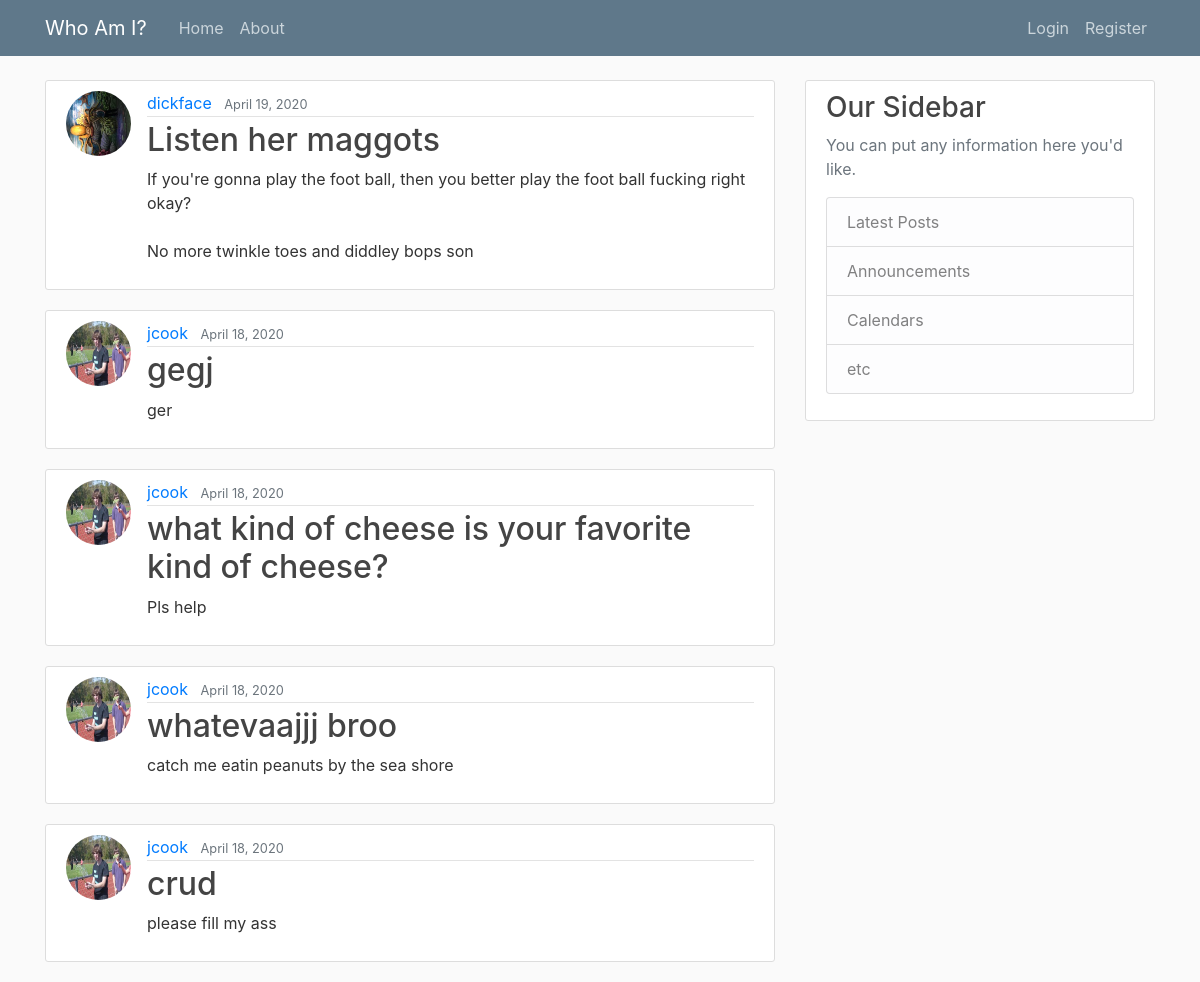
The page / on the database its author committed.
### blog/models.py (models this page shows, shortened)
class Post(models.Model):
    title = models.CharField(max_length=100)
    content = models.TextField()
    date_posted = models.DateTimeField(default=timezone.now)
    author = models.ForeignKey(User, on_delete=models.CASCADE)

### users/models.py (models this page shows, shortened)
class Profile(models.Model):
    user = models.OneToOneField(User, on_delete=models.CASCADE)
    image= models.ImageField(default='default.jpg', upload_to='profile_pics')

### blog/views.py (the view)
# urls.py: path('', PostListView.as_view(), name='blog-home'),
class PostListView(ListView):
    model = Post
    template_name = 'blog/home.html'#<app>/<model>_<viewtype>/html
    context_object_name = 'posts'
    ordering = ['-date_posted']
    paginate_by = 5

### blog/templates/blog/home.html
{% extends "blog/base.html" %}
{% block content%}
    {% for post in posts %}
        <article class="media content-section">
            <img class = "rounded-circle article-img" src="{{ post.author.profile.image.url }}">
              <div class="media-body">
                <div class="article-metadata">
                  <a class="mr-2" href="#">{{ post.author }}</a>
                  <small class="text-muted">{{ post.date_posted |date:"F d, Y"}}</small>
                </div>
                <h2><a class="article-title" href="{% url 'post-detail' post.id %}">{{ post.title }}</a></h2>
                <p class="article-content">{{ post.content }}</p>
              </div>
        </article>
    {% endfor %}
{% endblock content%}

### blog/static/blog/main.css (style rules this page uses)
body { background: #fafafa; color: #333333; margin-top: 5rem; }
h1, h2, h3, h4, h5, h6 { color: #444444; }
.content-section { background: #ffffff; padding: 10px 20px; border: 1px solid #dddddd; border-radius: 3px; margin-bottom: 20px; }
.article-title { color: #444444; }
.article-content { white-space: pre-line; }
.article-img { height: 65px; width: 65px; margin-right: 16px; }
.article-metadata { padding-bottom: 1px; margin-bottom: 4px; border-bottom: 1px solid #e3e3e3 }

### rows shown on the page
Post: author.profile.image (placeholder picture), author "dickface", date_posted "April 19, 2020", title "Listen her maggots", content "If you're gonna play the foot ball, then you better play the foot ball fucking right okay? No more twinkle toes and diddley bops son"
Post: author.profile.image (picture), author "jcook", date_posted "April 18, 2020", title "gegj", content "ger"
Post: author.profile.image (picture), author "jcook", date_posted "April 18, 2020", title "what kind of cheese is your favorite kind of cheese?", content "Pls help"
Post: author.profile.image (picture), author "jcook", date_posted "April 18, 2020", title "whatevaajjj broo", content "catch me eatin peanuts by the sea shore"
Post: author.profile.image (picture), author "jcook", date_posted "April 18, 2020", title "crud", content "please fill my ass"
